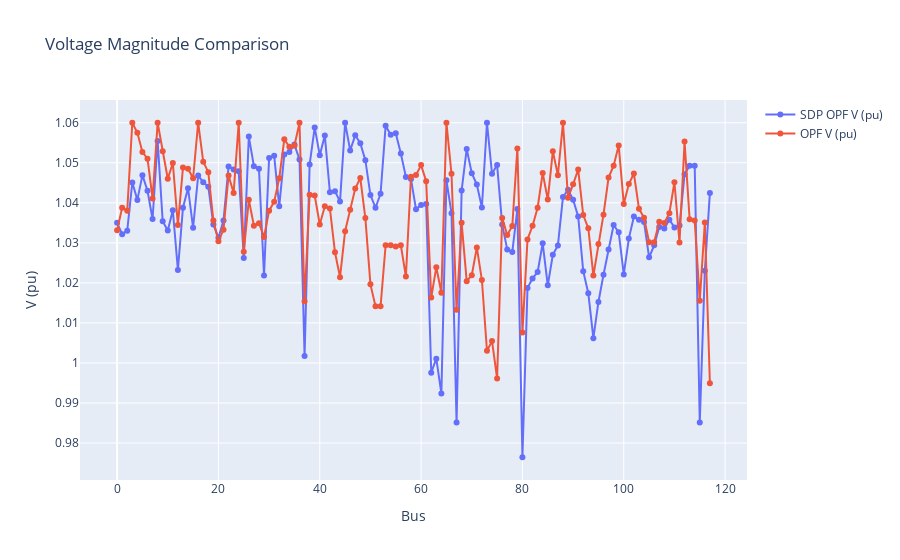

The notebook cell saved with this chart:
### Code cell
# Voltage Magnitude plot
gen_fig = go.Figure()
gen_fig.add_trace(go.Scatter(x=list(range(n)), y=V_sdp, mode='markers+lines', name='SDP OPF V (pu)'))
gen_fig.add_trace(go.Scatter(x=list(range(n)), y=V_opf, mode='markers+lines', name='OPF V (pu)'))
gen_fig.update_layout(title="Voltage Magnitude Comparison", xaxis_title="Bus", yaxis_title="V (pu)")
gen_fig.show()
